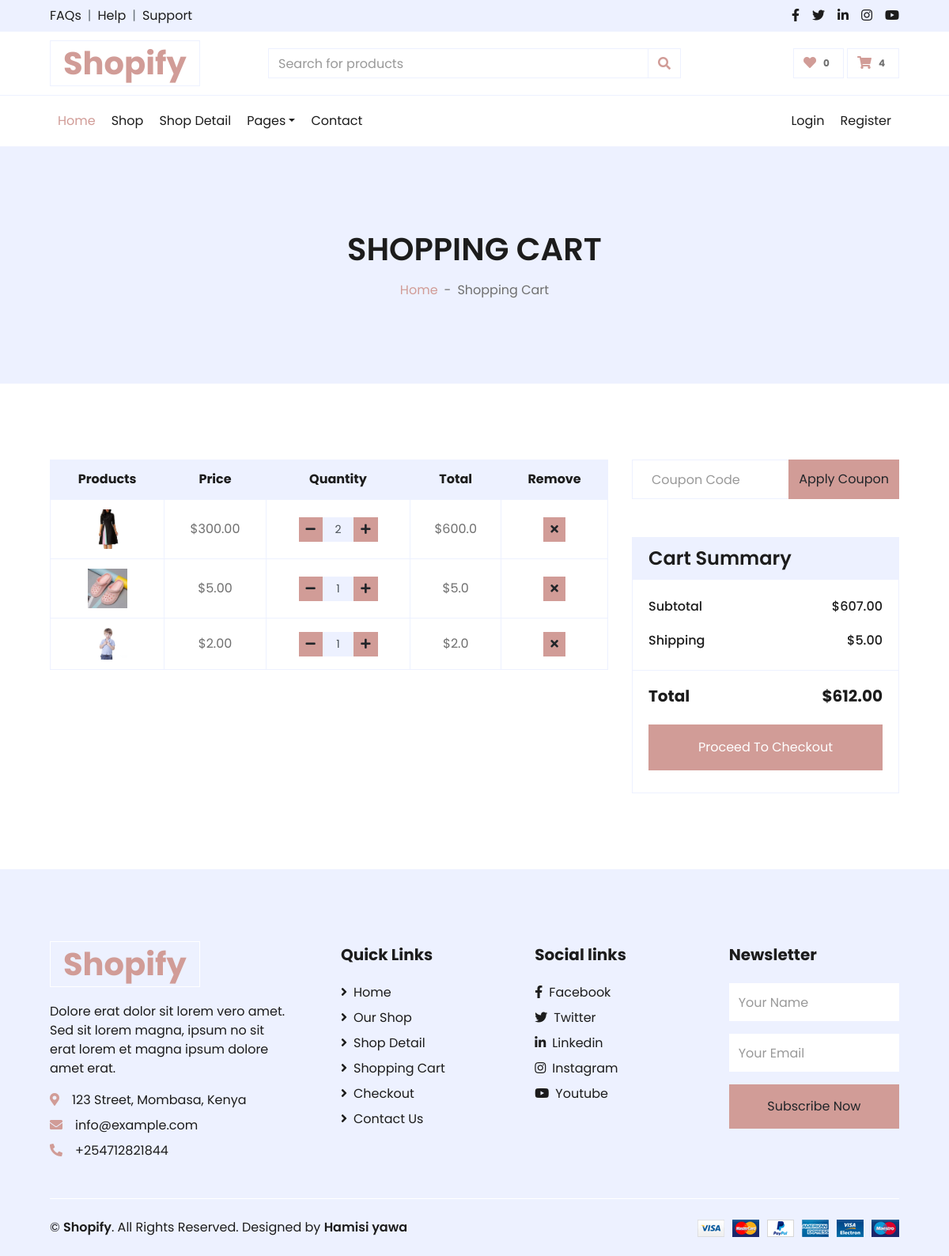
The page /cart/ (signed in) on the database as committed earlier.
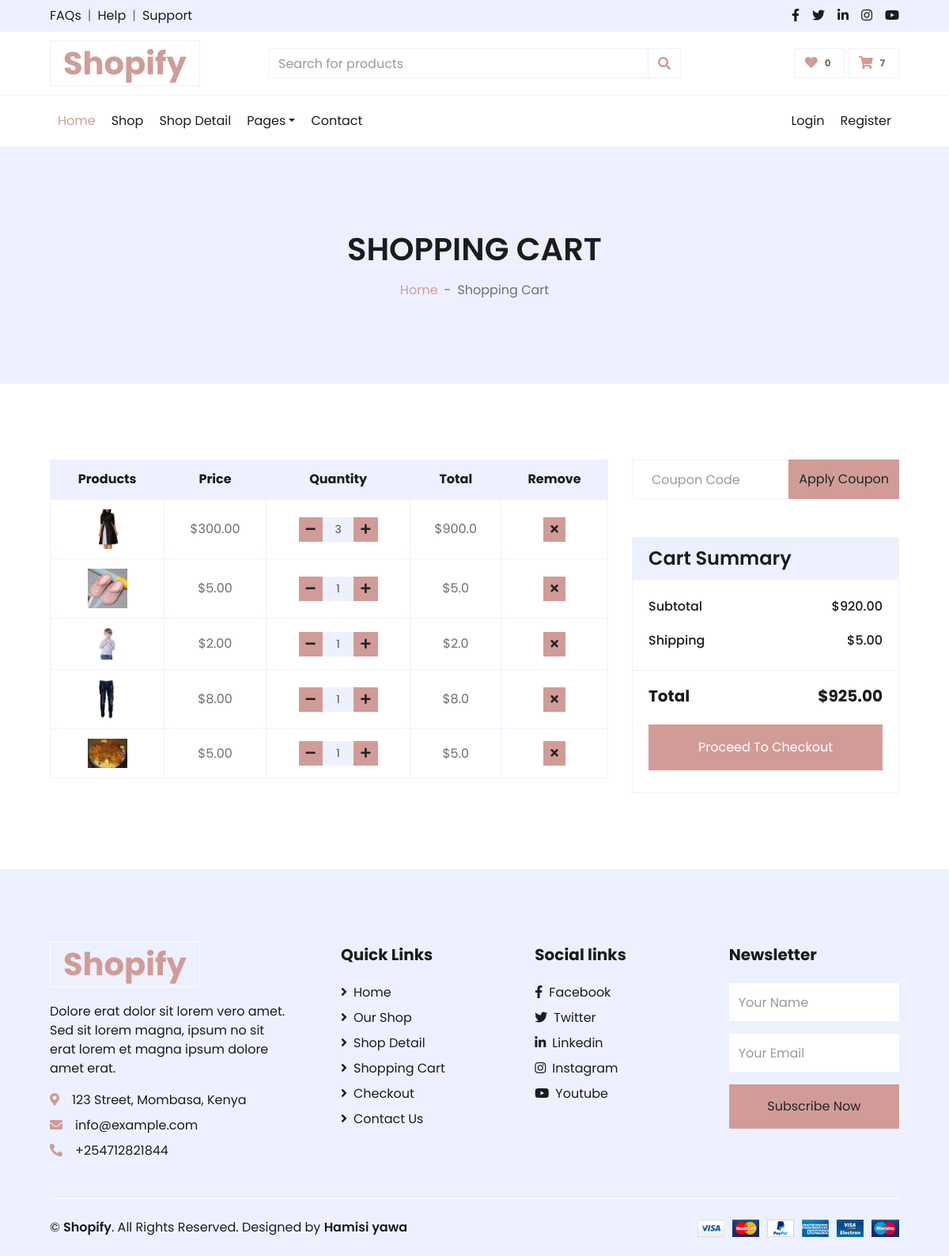
The same page on the database as committed later.
### shopify/models.py (models this page shows, shortened)
class Order(models.Model):
    customer = models.ForeignKey(Customer, on_delete=models.SET_NULL, blank=True, null=True)
    date_orderd = models.DateTimeField(auto_now_add=True)
    complete = models.BooleanField(default=False, null=True, blank=False)
    transaction_id = models.CharField(max_length=200,null=True)
    @property
    def get_cart_total(self):
        orderitems = self.orderitem_set.all()
        total = sum([item.get_total for item in orderitems])
        return total
    @property
    def get_cart_items(self):
        orderitems = self.orderitem_set.all()
        total = sum([item.quantity for item in orderitems])
        return total
    @property
    def get_total_payment(self):
        orderitems = self.orderitem_set.all()
        total = sum([item.get_total for item in orderitems])
        return total

class OrderItem(models.Model):
    product = models.ForeignKey(Product, on_delete=models.SET_NULL,null=True)
    order = models.ForeignKey(Order, on_delete=models.SET_NULL,null=True)
    quantity = models.IntegerField(default=0, null=True, blank=True)
    date_added = models.DateTimeField(auto_now_add=True)
    @property
    def get_total(self):
        total = self.product.price * self.quantity
        return total

class Product(models.Model):
    Category = models.ForeignKey(Category, on_delete=models.CASCADE, null=True, blank=True)
    product_title = models.CharField(max_length=30, null=True)
    price = models.FloatField()
    description = models.CharField(max_length=255,null=True)
    sizes = models.CharField(max_length=10, choices=[('XS', 'XS'), ('S', 'S'), ('M', 'M'), ('L', 'L'), ('XL', 'XL')], null=True, blank=True)
    colors = models.CharField(max_length=20, null=True, blank=True)
    image = models.ImageField(upload_to='media/', default='profile.png')

class Shipping(models.Model):
    shipping_cost = models.FloatField(default=0)

### shopify/views.py (the view)
# urls.py: path('cart/', views.cart, name='cart'),
def cart(request):
    if request.user.is_authenticated:
        shipping = Shipping.objects.first()
        customer = request.user.customer
        order, created = Order.objects.get_or_create(customer=customer, complete=False)
        items = order.orderitem_set.all()
    else:
        shipping = {'shipping_cost': 0}
        items = []
        order = {'get_cart_total': 0, 'get_cart_items': 0}
    context = {
     'items':items,
     'order': order,
     'shipping': shipping,
     'name':'cart' }
    return render(request, 'cart.html',context)

### shopify/templates/cart.html (shortened to what this page needs)
{% extends 'common.html'%}
{% load static %}
{% block content%}
<div class="container-fluid bg-secondary mb-5">
    <div class="d-flex flex-column align-items-center justify-content-center" style="min-height: 300px">
        <h1 class="font-weight-semi-bold text-uppercase mb-3">Shopping Cart</h1>
        <div class="d-inline-flex">
            <p class="m-0"><a href="">Home</a></p>
            <p class="m-0 px-2">-</p>
            <p class="m-0">Shopping Cart</p>
        </div>
    </div>
</div>
<div class="container-fluid pt-5">
    <div class="row px-xl-5">
        <div class="col-lg-8 table-responsive mb-5">
            <table class="table table-bordered text-center mb-0">
                <thead class="bg-secondary text-dark">
                    <tr>
                        <th>Products</th>
                        <th>Price</th>
                        <th>Quantity</th>
                        <th>Total</th>
                        <th>Remove</th>
                    </tr>
                </thead>
                <tbody class="align-middle">
                    {% for item in items %}
                    <tr>
                        <td class="align-middle"><img src="{{item.product.image.url}}" alt="" style="width: 50px;"></td>
                        <td class="align-middle">${{item.product.price|floatformat:2}}</td>
                        <td class="align-middle">
                            <div class="input-group quantity mx-auto" style="width: 100px;">
                                <div class="input-group-btn">
                                    <button class="btn btn-sm btn-primary btn-minus" >
                                    <i class="fa fa-minus"></i>
                                    </button>
                                </div>
                                <input type="text" class="form-control form-control-sm bg-secondary text-center" value="{{item.quantity}}">
                                <div class="input-group-btn">
                                    <button class="btn btn-sm btn-primary btn-plus">
                                        <i class="fa fa-plus"></i>
                                    </button>
                                </div>
                            </div>
                        </td>
                        <td class="align-middle">${{item.get_total}}</td>
                        <td class="align-middle"><button class="btn btn-sm btn-primary"><i class="fa fa-times"></i></button></td>
                    </tr>
                    {% endfor %}
                </tbody>
            </table>
        </div>
        <div class="col-lg-4">
            <form class="mb-5" action="">
                <div class="input-group">
                    <input type="text" class="form-control p-4" placeholder="Coupon Code">
                    <div class="input-group-append">
                        <button class="btn btn-primary">Apply Coupon</button>
                    </div>
                </div>
            </form>
            <div class="card border-secondary mb-5">
                <div class="card-header bg-secondary border-0">
                    <h4 class="font-weight-semi-bold m-0">Cart Summary</h4>
                </div>
                <div class="card-body">
                    <div class="d-flex justify-content-between mb-3 pt-1">
                        <h6 class="font-weight-medium">Subtotal</h6>
                        <h6 class="font-weight-medium">${{order.get_cart_total|floatformat:2}}</h6>
                    </div>
                    <div class="d-flex justify-content-between">
                        <h6 class="font-weight-medium">Shipping</h6>
                        <h6 class="font-weight-medium">${{shipping.shipping_cost|floatformat:2}}</h6>
                    </div>
                </div>
                <div class="card-footer border-secondary bg-transparent">
                    <div class="d-flex justify-content-between mt-2">
                        <h5 class="font-weight-bold">Total</h5>
                        <h5 class="font-weight-bold">${{ order.get_total_payment|add:shipping.shipping_cost|floatformat:2 }}</h5>
                    </div>
                    <button class="btn btn-block btn-primary my-3 py-3" ><a href="{% url 'shopify:checkout'%}" style="text-decoration: none; color: white;">Proceed To Checkout</a></button>
                </div>
            </div>
        </div>
    </div>
</div>
{% endblock %}

### shopify/templates/common.html (shortened to what this page needs)
{% load static %}
<!DOCTYPE html>
<html lang="en">
  <head>
    <link
      href="https://cdnjs.cloudflare.com/ajax/libs/font-awesome/5.10.0/css/all.min.css"
      rel="stylesheet"
    />
    <link
      href="{% static 'lib/owlcarousel/assets/owl.carousel.min.css' %}"
      rel="stylesheet"
    />
    <link href="{% static 'css/style.css'%}" rel="stylesheet" />
    <link href="{% static 'css/style.min.css'%}" rel="stylesheet" />
  </head>
  <body>
    <div class="container-fluid">
      <div class="row bg-secondary py-2 px-xl-5">
        <div class="col-lg-6 d-none d-lg-block">
          <div class="d-inline-flex align-items-center">
            <a class="text-dark" href="">FAQs</a>
            <span class="text-muted px-2">|</span>
            <a class="text-dark" href="">Help</a>
            <span class="text-muted px-2">|</span>
            <a class="text-dark" href="">Support</a>
          </div>
        </div>
        <div class="col-lg-6 text-center text-lg-right">
          <div class="d-inline-flex align-items-center">
            <a class="text-dark px-2" href="">
              <i class="fab fa-facebook-f"></i>
            </a>
            <a class="text-dark px-2" href="">
              <i class="fab fa-twitter"></i>
            </a>
            <a class="text-dark px-2" href="">
              <i class="fab fa-linkedin-in"></i>
            </a>
            <a class="text-dark px-2" href="">
              <i class="fab fa-instagram"></i>
            </a>
            <a class="text-dark pl-2" href="">
              <i class="fab fa-youtube"></i>
            </a>
          </div>
        </div>
      </div>
      <div class="row align-items-center py-3 px-xl-5">
        <div class="col-lg-3 d-none d-lg-block">
          <a href="{% url 'shopify:home'%}" class="text-decoration-none">
            <h1 class="m-0 display-5 font-weight-semi-bold">
              <span class="text-primary font-weight-bold border px-3 mr-1"
                >Shopify</span
              >
            </h1>
          </a>
        </div>
        <div class="col-lg-6 col-6 text-left">
          <form action="">
            <div class="input-group">
              <input
                type="text"
                class="form-control"
                placeholder="Search for products"
              />
              <div class="input-group-append">
                <span class="input-group-text bg-transparent text-primary">
                  <i class="fa fa-search"></i>
                </span>
              </div>
            </div>
          </form>
        </div>
        <div class="col-lg-3 col-6 text-right">
          <a href="" class="btn border">
            <i class="fas fa-heart text-primary"></i>
            <span class="badge">0</span>
          </a>
          <a href="{% url 'shopify:cart'%}" class="btn border">
            <i class="fas fa-shopping-cart text-primary"></i>
            <span class="badge">
              {{order.get_cart_items}}
            </span>
          </a>
        </div>
      </div>
    </div>
    {% if name != 'home' and name != 'shop'%}
       <div class="container-fluid">
        <div class="row border-top px-xl-5">
            <div class="col-lg-12">
                <nav class="navbar navbar-expand-lg bg-light navbar-light py-3 py-lg-0 px-0">
                    <div class="collapse navbar-collapse justify-content-between" id="navbarCollapse">
                        <div class="navbar-nav mr-auto py-0">
                            <a href="{% url 'shopify:home'%}" class="nav-item nav-link active">Home</a>
                            <a href="{% url 'shopify:shop'%}" class="nav-item nav-link">Shop</a>
                            <a href="{% url 'shopify:detail'%}" class="nav-item nav-link">Shop Detail</a>
                            <div class="nav-item dropdown">
                                <a href="#" class="nav-link dropdown-toggle" data-toggle="dropdown">Pages</a>
                            </div>
                            <a href="{% url 'shopify:contact'%}" class="nav-item nav-link">Contact</a>
                        </div>
                        <div class="navbar-nav ml-auto py-0">
                            <a href="{% url 'shopify:signin'%}" class="nav-item nav-link">Login</a>
                            <a href="{% url 'shopify:register'%}" class="nav-item nav-link">Register</a>
                        </div>
                    </div>
                </nav>
            </div>
        </div>
    </div>
    {% endif %}
    {% block content%}
    {% endblock %}
    <div class="container-fluid bg-secondary text-dark mt-5 pt-5">
      <div class="row px-xl-5 pt-5">
        <div class="col-lg-4 col-md-12 mb-5 pr-3 pr-xl-5">
          <a href="" class="text-decoration-none">
            <h1 class="mb-4 display-5 font-weight-semi-bold">
              <span
                class="text-primary font-weight-bold border border-white px-3 mr-1"
                >Shopify</span
              >
            </h1>
          </a>
          <p>
            Dolore erat dolor sit lorem vero amet. Sed sit lorem magna, ipsum no
            sit erat lorem et magna ipsum dolore amet erat.
          </p>
          <p class="mb-2">
            <i class="fa fa-map-marker-alt text-primary mr-3"></i>123 Street,
            Mombasa, Kenya
          </p>
          <p class="mb-2">
            <i class="fa fa-envelope text-primary mr-3"></i>info@example.com
          </p>
          <p class="mb-0">
            <i class="fa fa-phone-alt text-primary mr-3"></i>+254712821844
          </p>
        </div>
        <div class="col-lg-8 col-md-12">
          <div class="row">
            <div class="col-md-4 mb-5">
              <h5 class="font-weight-bold text-dark mb-4">Quick Links</h5>
              <div class="d-flex flex-column justify-content-start">
                <a class="text-dark mb-2" href="index.html"
                  ><i class="fa fa-angle-right mr-2"></i>Home</a
                >
                <a class="text-dark mb-2" href="shop.html"
                  ><i class="fa fa-angle-right mr-2"></i>Our Shop</a
                >
                <a class="text-dark mb-2" href="detail.html"
                  ><i class="fa fa-angle-right mr-2"></i>Shop Detail</a
                >
                <a class="text-dark mb-2" href="cart.html"
                  ><i class="fa fa-angle-right mr-2"></i>Shopping Cart</a
                >
                <a class="text-dark mb-2" href="checkout.html"
                  ><i class="fa fa-angle-right mr-2"></i>Checkout</a
                >
                <a class="text-dark" href="contact.html"
                  ><i class="fa fa-angle-right mr-2"></i>Contact Us</a
                >
              </div>
            </div>
            <div class="col-md-4 mb-5">
              <h5 class="font-weight-bold text-dark mb-4">Social links</h5>
              <div class="d-flex flex-column justify-content-start">
                <a class="text-dark mb-2" href="index.html"
                  ><i class="fab fa-facebook-f mr-2"></i>Facebook</a
                >
                <a class="text-dark mb-2" href="shop.html"
                  ><i class="fab fa-twitter mr-2"></i>Twitter</a
                >
                <a class="text-dark mb-2" href="detail.html"
                  ><i class="fab fa-linkedin-in mr-2"></i>Linkedin</a
                >
                <a class="text-dark mb-2" href="cart.html"
                  ><i class="fab fa-instagram mr-2"></i>Instagram</a
                >
                <a class="text-dark mb-2" href="checkout.html"
                  ><i class="fab fa-youtube mr-2"></i>Youtube
                  </a
                >
              </div>
            </div>
            <div class="col-md-4 mb-5">
              <h5 class="font-weight-bold text-dark mb-4">Newsletter</h5>
              <form action="">
                <div class="form-group">
                  <input
                    type="text"
                    class="form-control border-0 py-4"
                    placeholder="Your Name"
                    required="required"
                  />
                </div>
                <div class="form-group">
                  <input
                    type="email"
                    class="form-control border-0 py-4"
                    placeholder="Your Email"
                    required="required"
                  />
                </div>
                <div>
                  <button
                    class="btn btn-primary btn-block border-0 py-3"
                    type="submit"
                  >
                    Subscribe Now
                  </button>
                </div>
              </form>
            </div>
          </div>
        </div>
      </div>
      <div class="row border-top border-light mx-xl-5 py-4">
        <div class="col-md-6 px-xl-0">
          <p class="mb-md-0 text-center text-md-left text-dark">
            &copy;
            <a class="text-dark font-weight-semi-bold" href="#"
              >Shopify</a
            >. All Rights Reserved. Designed by
            <a
              class="text-dark font-weight-semi-bold"
              href="https://htmlcodex.com"
              >Hamisi yawa</a
            >
          </p>
        </div>
        <div class="col-md-6 px-xl-0 text-center text-md-right">
          <img class="img-fluid" src="img/payments.png" alt="" />
        </div>
      </div>
    </div>
  </body>
</html>

Rows that differ between the two databases and show on the page:
changed through a linked row, Order: get_cart_items "4" → "7"; get_cart_total "607.00" → "920.00"; get_total_payment|add "612.00" → "925.00"
changed OrderItem (number 1 of 5 on the later page): quantity "2" → "3"; get_total "600.0" → "900.0"
added OrderItem: product.image (picture), product.price "8.00", quantity "1", get_total "8.0"
added OrderItem: product.image (picture), product.price "5.00", quantity "1", get_total "5.0"
